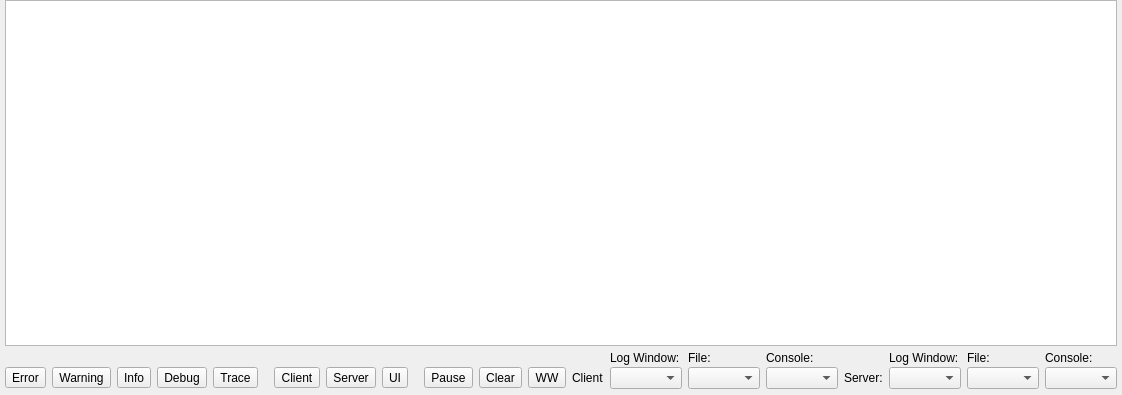
<?xml version="1.0" encoding="UTF-8"?>
<ui version="4.0">
 <author>Copyright Maxim Paperno; all rights reserved. Licensed under GPL v3 (or later)</author>
 <class>LogConsole</class>
 <widget class="QWidget" name="LogConsole">
  <property name="geometry">
   <rect>
    <x>0</x>
    <y>0</y>
    <width>1000</width>
    <height>395</height>
   </rect>
  </property>
  <property name="sizePolicy">
   <sizepolicy hsizetype="Expanding" vsizetype="Expanding">
    <horstretch>0</horstretch>
    <verstretch>3</verstretch>
   </sizepolicy>
  </property>
  <property name="contextMenuPolicy">
   <enum>Qt::ActionsContextMenu</enum>
  </property>
  <property name="windowTitle">
   <string>Log Output</string>
  </property>
  <layout class="QVBoxLayout" name="verticalLayout">
   <property name="spacing">
    <number>0</number>
   </property>
   <property name="leftMargin">
    <number>5</number>
   </property>
   <property name="topMargin">
    <number>0</number>
   </property>
   <property name="rightMargin">
    <number>5</number>
   </property>
   <property name="bottomMargin">
    <number>6</number>
   </property>
   <item>
    <widget class="QTableView" name="logView">
     <property name="font">
      <font>
       <family>Courier New</family>
       <pointsize>9</pointsize>
      </font>
     </property>
     <property name="toolTip">
      <string>Log Records</string>
     </property>
     <property name="sizeAdjustPolicy">
      <enum>QAbstractScrollArea::AdjustToContents</enum>
     </property>
     <property name="editTriggers">
      <set>QAbstractItemView::NoEditTriggers</set>
     </property>
     <property name="selectionMode">
      <enum>QAbstractItemView::SingleSelection</enum>
     </property>
     <property name="selectionBehavior">
      <enum>QAbstractItemView::SelectRows</enum>
     </property>
     <property name="iconSize">
      <size>
       <width>16</width>
       <height>16</height>
      </size>
     </property>
     <property name="textElideMode">
      <enum>Qt::ElideMiddle</enum>
     </property>
     <property name="verticalScrollMode">
      <enum>QAbstractItemView::ScrollPerItem</enum>
     </property>
     <property name="horizontalScrollMode">
      <enum>QAbstractItemView::ScrollPerPixel</enum>
     </property>
     <property name="gridStyle">
      <enum>Qt::DotLine</enum>
     </property>
     <property name="sortingEnabled">
      <bool>false</bool>
     </property>
     <property name="cornerButtonEnabled">
      <bool>false</bool>
     </property>
     <attribute name="horizontalHeaderCascadingSectionResizes">
      <bool>false</bool>
     </attribute>
     <attribute name="horizontalHeaderMinimumSectionSize">
      <number>20</number>
     </attribute>
     <attribute name="horizontalHeaderDefaultSectionSize">
      <number>60</number>
     </attribute>
     <attribute name="horizontalHeaderHighlightSections">
      <bool>false</bool>
     </attribute>
     <attribute name="horizontalHeaderShowSortIndicator" stdset="0">
      <bool>false</bool>
     </attribute>
     <attribute name="horizontalHeaderStretchLastSection">
      <bool>true</bool>
     </attribute>
     <attribute name="verticalHeaderVisible">
      <bool>false</bool>
     </attribute>
    </widget>
   </item>
   <item>
    <layout class="QGridLayout" name="gridLayout_5">
     <property name="topMargin">
      <number>5</number>
     </property>
     <property name="horizontalSpacing">
      <number>6</number>
     </property>
     <property name="verticalSpacing">
      <number>2</number>
     </property>
     <item row="0" column="21">
      <widget class="QLabel" name="label_14">
       <property name="sizePolicy">
        <sizepolicy hsizetype="Maximum" vsizetype="Preferred">
         <horstretch>0</horstretch>
         <verstretch>0</verstretch>
        </sizepolicy>
       </property>
       <property name="text">
        <string>Log Window:</string>
       </property>
      </widget>
     </item>
     <item row="1" column="10">
      <widget class="QToolButton" name="btnLogPause">
       <property name="text">
        <string>Pause</string>
       </property>
       <property name="toolButtonStyle">
        <enum>Qt::ToolButtonIconOnly</enum>
       </property>
      </widget>
     </item>
     <item row="1" column="7">
      <widget class="QToolButton" name="btnLogFilt_Server">
       <property name="text">
        <string>Server</string>
       </property>
       <property name="toolButtonStyle">
        <enum>Qt::ToolButtonIconOnly</enum>
       </property>
       <property name="autoRaise">
        <bool>false</bool>
       </property>
      </widget>
     </item>
     <item row="1" column="8">
      <widget class="QToolButton" name="btnLogFilt_UI">
       <property name="text">
        <string>UI</string>
       </property>
       <property name="toolButtonStyle">
        <enum>Qt::ToolButtonIconOnly</enum>
       </property>
       <property name="autoRaise">
        <bool>false</bool>
       </property>
      </widget>
     </item>
     <item row="0" column="19">
      <widget class="QLabel" name="label_11">
       <property name="sizePolicy">
        <sizepolicy hsizetype="Maximum" vsizetype="Preferred">
         <horstretch>0</horstretch>
         <verstretch>0</verstretch>
        </sizepolicy>
       </property>
       <property name="text">
        <string>Console:</string>
       </property>
      </widget>
     </item>
     <item row="1" column="22">
      <widget class="WASimUiNS::LogLevelComboBox" name="cbLogLevelServerFile" native="true">
       <property name="sizePolicy">
        <sizepolicy hsizetype="Maximum" vsizetype="Fixed">
         <horstretch>0</horstretch>
         <verstretch>0</verstretch>
        </sizepolicy>
       </property>
       <property name="toolTip">
        <string>&lt;p&gt;Set Server File Log Level (note that until/unless set via this control, the initial level is unknown).&lt;/p&gt;</string>
       </property>
      </widget>
     </item>
     <item row="1" column="3">
      <widget class="QToolButton" name="btnLogFilt_DBG">
       <property name="text">
        <string>Debug</string>
       </property>
       <property name="toolButtonStyle">
        <enum>Qt::ToolButtonIconOnly</enum>
       </property>
       <property name="autoRaise">
        <bool>false</bool>
       </property>
      </widget>
     </item>
     <item row="0" column="17" colspan="2">
      <widget class="QLabel" name="label_10">
       <property name="sizePolicy">
        <sizepolicy hsizetype="Maximum" vsizetype="Preferred">
         <horstretch>0</horstretch>
         <verstretch>0</verstretch>
        </sizepolicy>
       </property>
       <property name="text">
        <string>File:</string>
       </property>
      </widget>
     </item>
     <item row="1" column="5">
      <spacer name="horizontalSpacer_4">
       <property name="orientation">
        <enum>Qt::Horizontal</enum>
       </property>
       <property name="sizeType">
        <enum>QSizePolicy::Fixed</enum>
       </property>
       <property name="sizeHint" stdset="0">
        <size>
         <width>10</width>
         <height>20</height>
        </size>
       </property>
      </spacer>
     </item>
     <item row="1" column="2">
      <widget class="QToolButton" name="btnLogFilt_INF">
       <property name="text">
        <string>Info</string>
       </property>
       <property name="toolButtonStyle">
        <enum>Qt::ToolButtonIconOnly</enum>
       </property>
       <property name="autoRaise">
        <bool>false</bool>
       </property>
      </widget>
     </item>
     <item row="1" column="0">
      <widget class="QToolButton" name="btnLogFilt_ERR">
       <property name="text">
        <string>Error</string>
       </property>
       <property name="toolButtonStyle">
        <enum>Qt::ToolButtonIconOnly</enum>
       </property>
       <property name="autoRaise">
        <bool>false</bool>
       </property>
      </widget>
     </item>
     <item row="1" column="23">
      <widget class="WASimUiNS::LogLevelComboBox" name="cbLogLevelServerConsole" native="true">
       <property name="sizePolicy">
        <sizepolicy hsizetype="Maximum" vsizetype="Fixed">
         <horstretch>0</horstretch>
         <verstretch>0</verstretch>
        </sizepolicy>
       </property>
       <property name="toolTip">
        <string>&lt;p&gt;Set Server Console Log Level (note that until/unless set via this control, the initial level is unknown).&lt;/p&gt;</string>
       </property>
      </widget>
     </item>
     <item row="1" column="1">
      <widget class="QToolButton" name="btnLogFilt_WRN">
       <property name="text">
        <string>Warning</string>
       </property>
       <property name="toolButtonStyle">
        <enum>Qt::ToolButtonIconOnly</enum>
       </property>
       <property name="autoRaise">
        <bool>false</bool>
       </property>
      </widget>
     </item>
     <item row="1" column="6">
      <widget class="QToolButton" name="btnLogFilt_Client">
       <property name="text">
        <string>Client</string>
       </property>
       <property name="toolButtonStyle">
        <enum>Qt::ToolButtonIconOnly</enum>
       </property>
       <property name="autoRaise">
        <bool>false</bool>
       </property>
      </widget>
     </item>
     <item row="1" column="11">
      <widget class="QToolButton" name="btnLogClear">
       <property name="text">
        <string>Clear</string>
       </property>
       <property name="toolButtonStyle">
        <enum>Qt::ToolButtonIconOnly</enum>
       </property>
      </widget>
     </item>
     <item row="1" column="14">
      <widget class="QLabel" name="label_9">
       <property name="sizePolicy">
        <sizepolicy hsizetype="Maximum" vsizetype="Preferred">
         <horstretch>0</horstretch>
         <verstretch>0</verstretch>
        </sizepolicy>
       </property>
       <property name="text">
        <string>Client</string>
       </property>
      </widget>
     </item>
     <item row="1" column="21">
      <widget class="WASimUiNS::LogLevelComboBox" name="cbLogLevelServer" native="true">
       <property name="sizePolicy">
        <sizepolicy hsizetype="Maximum" vsizetype="Fixed">
         <horstretch>0</horstretch>
         <verstretch>0</verstretch>
        </sizepolicy>
       </property>
       <property name="toolTip">
        <string>Set Server Callback Log Level (output directed to this log window).</string>
       </property>
      </widget>
     </item>
     <item row="0" column="22">
      <widget class="QLabel" name="label_15">
       <property name="sizePolicy">
        <sizepolicy hsizetype="Maximum" vsizetype="Preferred">
         <horstretch>0</horstretch>
         <verstretch>0</verstretch>
        </sizepolicy>
       </property>
       <property name="text">
        <string>File:</string>
       </property>
      </widget>
     </item>
     <item row="1" column="17" colspan="2">
      <widget class="WASimUiNS::LogLevelComboBox" name="cbLogLevelFile" native="true">
       <property name="sizePolicy">
        <sizepolicy hsizetype="Maximum" vsizetype="Fixed">
         <horstretch>0</horstretch>
         <verstretch>0</verstretch>
        </sizepolicy>
       </property>
       <property name="toolTip">
        <string>Set Client File Log Level</string>
       </property>
      </widget>
     </item>
     <item row="1" column="13">
      <spacer name="horizontalSpacer_9">
       <property name="orientation">
        <enum>Qt::Horizontal</enum>
       </property>
       <property name="sizeHint" stdset="0">
        <size>
         <width>4</width>
         <height>20</height>
        </size>
       </property>
      </spacer>
     </item>
     <item row="1" column="15" colspan="2">
      <widget class="WASimUiNS::LogLevelComboBox" name="cbLogLevelCallback" native="true">
       <property name="sizePolicy">
        <sizepolicy hsizetype="Maximum" vsizetype="Fixed">
         <horstretch>0</horstretch>
         <verstretch>0</verstretch>
        </sizepolicy>
       </property>
       <property name="toolTip">
        <string>Set Client Callback Log Level (output directed to this log window)</string>
       </property>
      </widget>
     </item>
     <item row="1" column="19">
      <widget class="WASimUiNS::LogLevelComboBox" name="cbLogLevelConsole" native="true">
       <property name="sizePolicy">
        <sizepolicy hsizetype="Maximum" vsizetype="Fixed">
         <horstretch>0</horstretch>
         <verstretch>0</verstretch>
        </sizepolicy>
       </property>
       <property name="toolTip">
        <string>Set Client Console Log Level</string>
       </property>
      </widget>
     </item>
     <item row="1" column="20">
      <widget class="QLabel" name="label_12">
       <property name="sizePolicy">
        <sizepolicy hsizetype="Maximum" vsizetype="Preferred">
         <horstretch>0</horstretch>
         <verstretch>0</verstretch>
        </sizepolicy>
       </property>
       <property name="text">
        <string>Server:</string>
       </property>
      </widget>
     </item>
     <item row="1" column="12">
      <widget class="QToolButton" name="btnLogWordWrap">
       <property name="text">
        <string>WW</string>
       </property>
       <property name="toolButtonStyle">
        <enum>Qt::ToolButtonIconOnly</enum>
       </property>
      </widget>
     </item>
     <item row="0" column="23">
      <widget class="QLabel" name="label_16">
       <property name="sizePolicy">
        <sizepolicy hsizetype="Maximum" vsizetype="Preferred">
         <horstretch>0</horstretch>
         <verstretch>0</verstretch>
        </sizepolicy>
       </property>
       <property name="text">
        <string>Console:</string>
       </property>
      </widget>
     </item>
     <item row="0" column="15" colspan="2">
      <widget class="QLabel" name="label_13">
       <property name="sizePolicy">
        <sizepolicy hsizetype="Maximum" vsizetype="Preferred">
         <horstretch>0</horstretch>
         <verstretch>0</verstretch>
        </sizepolicy>
       </property>
       <property name="text">
        <string>Log Window:</string>
       </property>
      </widget>
     </item>
     <item row="1" column="4">
      <widget class="QToolButton" name="btnLogFilt_TRC">
       <property name="text">
        <string>Trace</string>
       </property>
       <property name="toolButtonStyle">
        <enum>Qt::ToolButtonIconOnly</enum>
       </property>
       <property name="autoRaise">
        <bool>false</bool>
       </property>
      </widget>
     </item>
     <item row="1" column="9">
      <spacer name="horizontalSpacer_5">
       <property name="orientation">
        <enum>Qt::Horizontal</enum>
       </property>
       <property name="sizeType">
        <enum>QSizePolicy::Fixed</enum>
       </property>
       <property name="sizeHint" stdset="0">
        <size>
         <width>10</width>
         <height>20</height>
        </size>
       </property>
      </spacer>
     </item>
    </layout>
   </item>
  </layout>
 </widget>
 <customwidgets>
  <customwidget>
   <class>WASimUiNS::LogLevelComboBox</class>
   <extends>QComboBox</extends>
   <header>Widgets.h</header>
  </customwidget>
 </customwidgets>
 <resources/>
 <connections/>
</ui>
